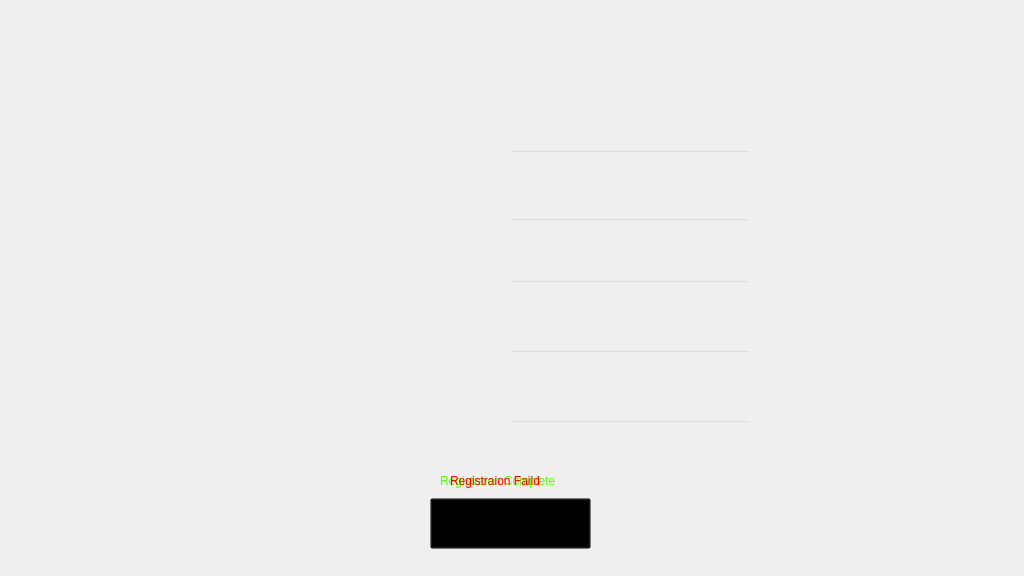
<?xml version="1.0" encoding="UTF-8"?>
<ui version="4.0">
 <class>sign_up_window</class>
 <widget class="QMainWindow" name="sign_up_window">
  <property name="geometry">
   <rect>
    <x>0</x>
    <y>0</y>
    <width>1024</width>
    <height>576</height>
   </rect>
  </property>
  <property name="windowTitle">
   <string>MainWindow</string>
  </property>
  <property name="styleSheet">
   <string notr="true">background-image: url(:/new/prefix2/smallized/sign_up copy.jpg);</string>
  </property>
  <widget class="QWidget" name="centralwidget">
   <widget class="QLineEdit" name="lineEdit">
    <property name="geometry">
     <rect>
      <x>510</x>
      <y>150</y>
      <width>241</width>
      <height>48</height>
     </rect>
    </property>
    <property name="styleSheet">
     <string notr="true">background-color: transparent;
font: 700 24pt &quot;Roboto&quot;;
background-image: url(:/new/prefix2/smallized/tranc.png);</string>
    </property>
   </widget>
   <widget class="QLineEdit" name="lineEdit_2">
    <property name="geometry">
     <rect>
      <x>510</x>
      <y>218</y>
      <width>241</width>
      <height>48</height>
     </rect>
    </property>
    <property name="styleSheet">
     <string notr="true">background-color: transparent;
font: 700 24pt &quot;Roboto&quot;;
background-image: url(:/new/prefix2/smallized/tranc.png);</string>
    </property>
   </widget>
   <widget class="QLineEdit" name="lineEdit_3">
    <property name="geometry">
     <rect>
      <x>510</x>
      <y>280</y>
      <width>241</width>
      <height>48</height>
     </rect>
    </property>
    <property name="styleSheet">
     <string notr="true">background-color: transparent;
font: 700 24pt &quot;Roboto&quot;;
background-image: url(:/new/prefix2/smallized/tranc.png);</string>
    </property>
   </widget>
   <widget class="QLineEdit" name="lineEdit_4">
    <property name="geometry">
     <rect>
      <x>510</x>
      <y>350</y>
      <width>241</width>
      <height>48</height>
     </rect>
    </property>
    <property name="styleSheet">
     <string notr="true">background-color: transparent;
font: 700 24pt &quot;Roboto&quot;;
background-image: url(:/new/prefix2/smallized/tranc.png);</string>
    </property>
   </widget>
   <widget class="QLineEdit" name="lineEdit_5">
    <property name="geometry">
     <rect>
      <x>510</x>
      <y>420</y>
      <width>241</width>
      <height>48</height>
     </rect>
    </property>
    <property name="styleSheet">
     <string notr="true">background-color: transparent;
font: 700 24pt &quot;Roboto&quot;;
background-image: url(:/new/prefix2/smallized/tranc.png);</string>
    </property>
   </widget>
   <widget class="QPushButton" name="pushButton">
    <property name="geometry">
     <rect>
      <x>430</x>
      <y>498</y>
      <width>161</width>
      <height>51</height>
     </rect>
    </property>
    <property name="cursor">
     <cursorShape>PointingHandCursor</cursorShape>
    </property>
    <property name="styleSheet">
     <string notr="true">
    background-color: transparent;



background-image: url(:/new/prefix2/smallized/tranc.png);</string>
    </property>
    <property name="text">
     <string/>
    </property>
   </widget>
   <widget class="QLabel" name="label">
    <property name="geometry">
     <rect>
      <x>440</x>
      <y>380</y>
      <width>401</width>
      <height>201</height>
     </rect>
    </property>
    <property name="styleSheet">
     <string notr="true">color: rgb(85, 255, 0);
background-image: url(:/new/prefix2/smallized/tranc.png);
font: 700 9pt &quot;Roboto&quot;;</string>
    </property>
    <property name="text">
     <string>Registraion Complete</string>
    </property>
   </widget>
   <widget class="QLabel" name="label_2">
    <property name="geometry">
     <rect>
      <x>450</x>
      <y>380</y>
      <width>401</width>
      <height>201</height>
     </rect>
    </property>
    <property name="styleSheet">
     <string notr="true">color: rgb(255, 0, 0);
background-image: url(:/new/prefix2/smallized/tranc.png);
font: 700 9pt &quot;Roboto&quot;;</string>
    </property>
    <property name="text">
     <string>Registraion Faild</string>
    </property>
   </widget>
  </widget>
 </widget>
 <resources/>
 <connections/>
</ui>
